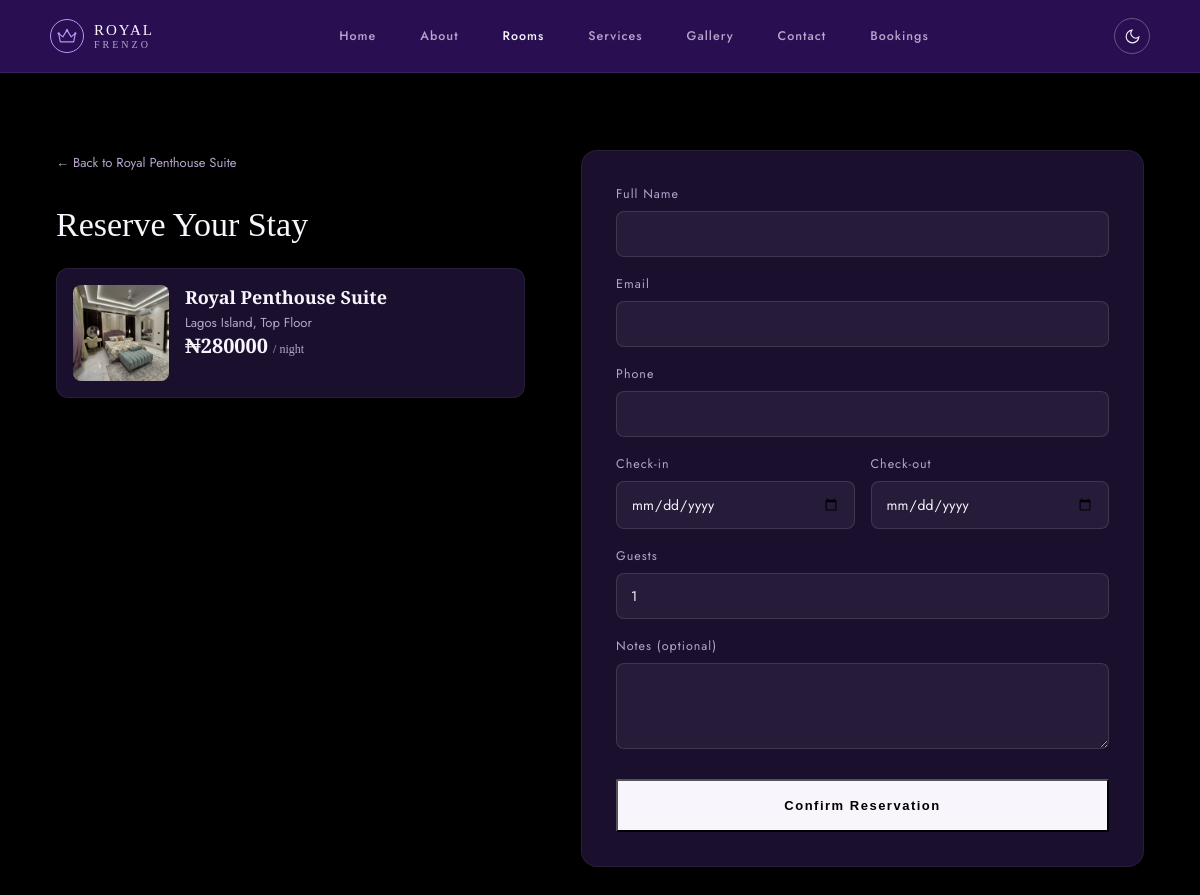
/booking/create/royal-penthouse-suite/, run on the app's committed database.
### core/models.py (models this page shows, shortened)
class Room(models.Model):
    CATEGORY_CHOICES = [
        ('suite', 'Suite'),
        ('penthouse', 'Penthouse'),
        ('studio', 'Studio'),
    ]
    name = models.CharField(max_length=120)
    slug = models.SlugField(max_length=140, unique=True)
    category = models.CharField(max_length=20, choices=CATEGORY_CHOICES)
    location = models.CharField(max_length=150, blank=True)
    price_per_night = models.DecimalField(max_digits=10, decimal_places=2)
    beds = models.PositiveSmallIntegerField(default=1)
    baths = models.PositiveSmallIntegerField(default=1)
    sqft = models.PositiveIntegerField(default=0)
    rating = models.DecimalField(max_digits=2, decimal_places=1, default=4.8)
    short_description = models.CharField(max_length=200, blank=True)
    description = models.TextField(blank=True)
    image = models.ImageField(upload_to='rooms/', blank=True, null=True)
    is_featured = models.BooleanField(default=False)
    created_at = models.DateTimeField(auto_now_add=True)
    class Meta:
        ordering = ['-is_featured', 'name']
    def get_absolute_url(self):
        return reverse('core:room_detail', kwargs={'slug': self.slug})

### core/views.py (the view, shortened to what this page needs)
# urls.py: path('booking/create/<slug:slug>/',views.booking_create, name='booking_create'),
def booking_create(request, slug):
    room = get_object_or_404(Room, slug=slug)
    return render(request, 'booking.html', {'room': room})

### core/templates/booking.html (shortened to what this page needs)
{% extends "base.html" %}
{% load static %}
{% block content %}
{% include "_navbar.html" with active_page="rooms" %}
<section class="booking-page">
  <div class="booking-summary">
    <a href="{{ room.get_absolute_url }}" class="back-link">← Back to {{ room.name }}</a>
    <h1>Reserve Your Stay</h1>
    <div class="booking-room-card">
      {% if room.image %}
        <img src="{{ room.image.url }}" alt="{{ room.name }}">
      {% endif %}
      <div>
        <h3>{{ room.name }}</h3>
        <p class="room-location">{{ room.location }}</p>
        <div class="room-price">₦{{ room.price_per_night|floatformat:0 }} <span>/ night</span></div>
      </div>
    </div>
  </div>
  <form method="post" class="booking-form">
    <div class="form-row">
      <label>Full Name</label>
      <input type="text" name="full_name" required>
    </div>
    <div class="form-row">
      <label>Email</label>
      <input type="email" name="email" required>
    </div>
    <div class="form-row">
      <label>Phone</label>
      <input type="tel" name="phone">
    </div>
    <div class="form-row split">
      <div>
        <label>Check-in</label>
        <input type="date" name="check_in" required>
      </div>
      <div>
        <label>Check-out</label>
        <input type="date" name="check_out" required>
      </div>
    </div>
    <div class="form-row">
      <label>Guests</label>
      <input type="number" name="guests" min="1" value="1">
    </div>
    <div class="form-row">
      <label>Notes (optional)</label>
      <textarea name="notes" rows="3"></textarea>
    </div>
    <button type="submit" class="btn-primary full-width">Confirm Reservation</button>
  </form>
</section>
{% endblock  %}

### core/static/css/style.css (style rules this page uses)
:root { --bg-deep: #000000; --bg-panel: #1B0F2E; --nav-bg: rgba(76, 29, 149, 0.55); --violet: #8B5CF6; --violet-soft: #B794F6; --lilac: #E4D8FA; --white: #F8F5FC; --muted: #B6A6CC; }
* { margin: 0; padding: 0; box-sizing: border-box; }
body { background: var(--bg-deep); color: var(--white); font-family: 'Jost', sans-serif; transition: background .25s ease, color .25s ease; }
a { text-decoration: none; color: inherit; }
.btn-primary { display: inline-flex; align-items: center; gap: 12px; background: var(--white); color: var(--bg-deep); padding: 17px 32px; font-size: 13px; font-weight: 600; letter-spacing: 1.5px; border-radius: 2px; transition: background .2s ease, transform .2s ease; }
.room-location { font-size: 13px; color: var(--muted); margin-top: 4px; }
.room-price { font-family: 'Cormorant Garamond', serif; font-size: 20px; font-weight: 600; color: var(--white); }
.room-price span { font-size: 12px; font-weight: 400; color: var(--muted); }
.back-link { display: inline-block; font-size: 13px; color: var(--muted); margin-bottom: 20px; }
.booking-page { padding: 150px 56px 100px; width: 100%; margin: 0 auto; display: grid; grid-template-columns: 1fr 1.2fr; gap: 56px; align-items: start; }
.booking-summary h1 { font-family: 'Cormorant Garamond', serif; font-size: 34px; font-weight: 500; margin: 14px 0 24px; }
.booking-room-card { display: flex; gap: 16px; background: var(--bg-panel); border-radius: 12px; padding: 16px; border: 1px solid rgba(255,255,255,0.06); }
.booking-room-card img { width: 96px; height: 96px; object-fit: cover; border-radius: 8px; }
.booking-room-card h3 { font-family: 'Cormorant Garamond', serif; font-size: 18px; margin-bottom: 4px; }
.booking-form { background: var(--bg-panel); border-radius: 16px; padding: 34px; border: 1px solid rgba(255,255,255,0.06); }
.form-row { margin-bottom: 18px; }
.form-row.split { display: grid; grid-template-columns: 1fr 1fr; gap: 16px; }
.form-row label { display: block; font-size: 12.5px; letter-spacing: 1px; color: var(--muted); margin-bottom: 8px; }
.form-row input, .form-row textarea { width: 100%; background: rgba(255,255,255,0.05); border: 1px solid rgba(255,255,255,0.12); border-radius: 8px; padding: 12px 14px; color: var(--white); font-family: 'Jost', sans-serif; font-size: 14px; }
.btn-primary.full-width { width: 100%; justify-content: center; margin-top: 6px; }

### data on the page
Room: name "Royal Penthouse Suite", image (picture), location "Lagos Island, Top Floor", price_per_night "280000"
